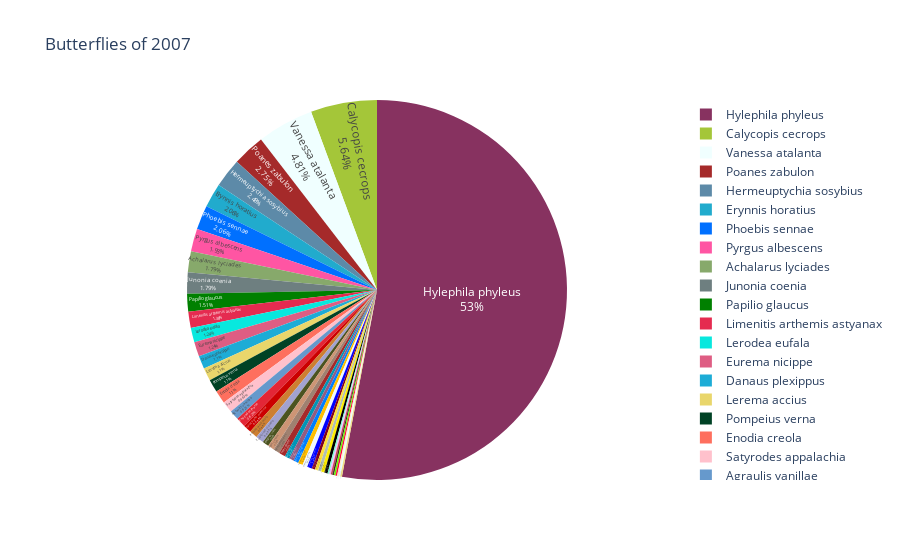

Notebook code for this chart:
### Code cell
butterflyPieGraph(butterfly07, 'butterPie07', 'Butterflies of 2007').write_html("butterPie07.html")
butterflyPieGraph(butterfly07, 'butterPie07', 'Butterflies of 2007').show()

### Figure 1 — Plotly figure (JSON) as saved in the notebook; plotly's stock layout.template omitted (floating-point values rounded to 4 significant figures)
{"data": [{"customdata": [["Monarch", "Danaus plexippus"], ["Silver-spotted Skipper", "Epargyreus clarus"], ["Hoary Edge", "Achalarus lyciades"], ["Northern Cloudywing", "Thorybes pylades"], ["Hoarce's Duskywing", "Erynnis horatius"], ["Zarucco Duskywing", "Erynnis zarucco"], ["Common/White checkered-skipper", "Pyrgus albescens"], ["clouded skipper ", "Lerema accius"], ["least skipper", "Ancyloxypha numitor"], ["southern skipperling", "Copaeodes minimus"], ["Fiery Skipper", "Hylephila phyleus"], ["crossline skipper", "Polites origenes"], ["little glassywing", "Pompeius verna"], ["sachem", "Atalopedes campestris"], ["byssus skipper", "Problema byssus"], ["zabulon skipper", "Poanes zabulon"], ["dun skipper", "Euphyes vestris"], ["eufala skipper", "Lerodea eufala"], ["ocola skipper", "Panoquina ocola"], ["common roadside-skipper", "Amblyscirtes vialis"], ["gulf fritillary ", "Agraulis vanillae"], ["Pipevine ST", "Battus philenor"], ["East Tiger ST", "Papilio glaucus"], ["Spicebush ST", "Papilio troilus"], ["Cloudless sulfer", "Phoebis sennae"], ["little yellow", "Eurema lisa"], ["sleepy orange", "Eurema nicippe"], ["eastern tailed-blue", "Everes comyntas"], ["american snout", "Libytheana carinenta"], ["Variegated fritillary", "Euptoieta claudia"], ["pearl crescent", "Phyciodes tharos"], ["question mark", "Polygonia interrogationis"], ["buckeye", "Junonia coenia"], ["red-spotted purple", "Limenitis arthemis astyanax"], ["hackberry emperor", "Asterocampa celtis"], ["southern pearly-eye", "Enodia portlandia"], ["northern pearly-eye", "Enodia anthedon"], ["creole pearly-eye", "Enodia creola"], ["appalachian brown", "Satyrodes appalachia"], ["juniper Hairstreak", "Callophrys gryneus"], ["Gray Hairstreak", "Strymon melinus"], ["Red-banded hairstreak", "Calycopis cecrops"], ["Spring Azure", "Celastrina ladon"], ["red admiral", "Vanessa atalanta"], ["tawny emperor", "Asterocampa clyton"], ["gemmed satyr", "Cyllopsis gemma"], ["carolina satyr", "Hermeuptychia sosybius"], ["northern broken-dash3", "Wallengrenia egeremet"]], "domain": {"x": [0, 1], "y": [0, 1]}, "hovertemplate": "Scientific Name=%{customdata[1]}<br>Quantity Seen=%{value}<br>Common Name=%{customdata[0]}<extra></extra>", "labels": ["Danaus plexippus", "Epargyreus clarus", "Achalarus lyciades", "Thorybes pylades", "Erynnis horatius", "Erynnis zarucco", "Pyrgus albescens", "Lerema accius", "Ancyloxypha numitor", "Copaeodes minimus", "Hylephila phyleus", "Polites origenes", "Pompeius verna", "Atalopedes campestris", "Problema byssus", "Poanes zabulon", "Euphyes vestris", "Lerodea eufala", "Panoquina ocola", "Amblyscirtes vialis", "Agraulis vanillae", "Battus philenor", "Papilio glaucus", "Papilio troilus", "Phoebis sennae", "Eurema lisa", "Eurema nicippe", "Everes comyntas", "Libytheana carinenta", "Euptoieta claudia", "Phyciodes tharos", "Polygonia interrogationis", "Junonia coenia", "Limenitis arthemis astyanax", "Asterocampa celtis", "Enodia portlandia", "Enodia anthedon", "Enodia creola", "Satyrodes appalachia", "Callophrys gryneus", "Strymon melinus", "Calycopis cecrops", "Celastrina ladon", "Vanessa atalanta", "Asterocampa clyton", "Cyllopsis gemma", "Hermeuptychia sosybius", "Wallengrenia egeremet"], "legendgroup": "", "marker": {"colors": ["#1dacd6", "#4b5320", "#87a96b", "#7fffd4", "#21abcd", "#f4bbff", "#ff55a3", "#e9d66b", "#cc0000", "#800020", "#873260", "#cb4154", "#004225", "#ffe135", "#3d2b1f", "#a52a2a", "#0095b6", "#08e8de", "#cd7f32", "#b2beb5", "#6699cc", "#915c83", "#008000", "#cd9575", "#0070ff", "#66ff00", "#de5d83", "#ff033e", "#ffebcd", "#a2a2d0", "#e32636", "#007fff", "#6e7f80", "#e52b50", "#9f8170", "#fdee00", "#a52a2a", "#fe6f5e", "#ffc1cc", "#e7feff", "#000000", "#a4c639", "#ffbf00", "#f0ffff", "#f0dc82", "#f0f8ff", "#5d8aa8", "#0000ff"]}, "name": "", "showlegend": true, "textinfo": "percent+label", "textposition": "inside", "type": "pie", "values": [8, 4, 13, 1, 15, 1, 14, 8, 5, 2, 385, 1, 8, 2, 1, 20, 3, 9, 5, 2, 6, 3, 11, 4, 15, 1, 9, 1, 1, 5, 6, 3, 13, 10, 4, 2, 4, 8, 7, 1, 2, 41, 3, 35, 1, 3, 18, 3]}], "layout": {"legend": {"tracegroupgap": 0}, "title": {"text": "Butterflies of 2007"}}}
